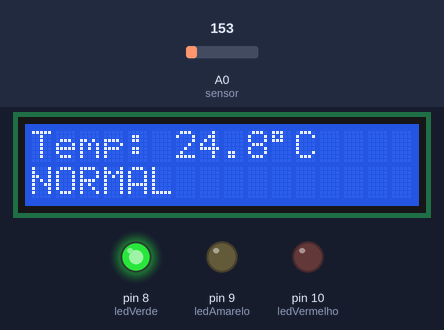
The sketch below on a simulated Arduino Uno, built with avr-gcc and run on an emulated ATmega328P. On the bench: 16×2 character LCD, output pins drawn as LEDs (lit = HIGH). Inputs (shaded band) come from the test bench; at power-on: A0 (sensor) = 153. What the sketch prints to the serial monitor is not drawn.

Above: at 1.2 s.
1.3 s: A0 (sensor) set to 181
At 2.3 s:
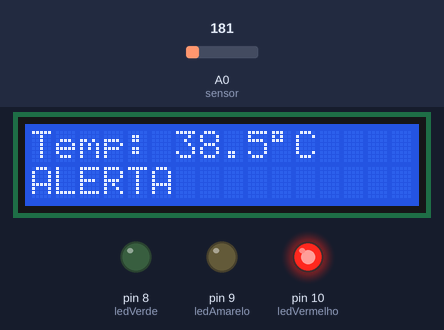
3.0 s: A0 (sensor) set to 133
At 4.0 s:
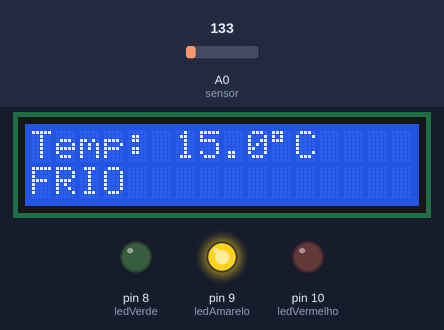
4.6 s: A0 (sensor) set to 114
At 5.8 s:
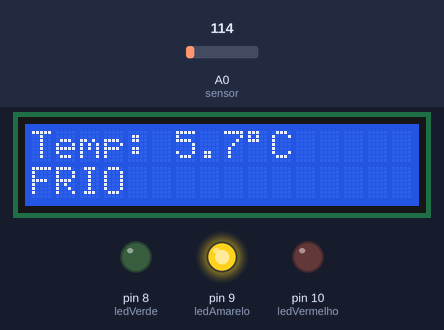
Timing chart, 0 to 7.6 s (numbered marks = the images above; inputs shaded):
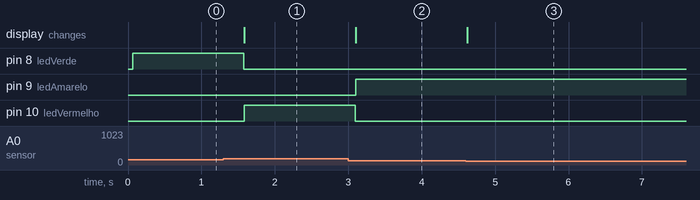

The sketch:

Monitoramento_Temperatura.ino
```cpp
#include <LiquidCrystal.h>

// Define os pinos do LCD
const int rs = 12;
const int en = 11;
const int d4 = 5;
const int d5 = 4;
const int d6 = 3;
const int d7 = 2;

// Inicializa o LCD
LiquidCrystal lcd(rs, en, d4, d5, d6, d7);

// Define o pino do sensor TMP36
const int sensor = A0;

// Define os pinos dos LEDs
const int ledVerde = 8;
const int ledAmarelo = 9;
const int ledVermelho = 10;

void setup()
{
  // Inicia o LCD com 16 colunas e 2 linhas
  lcd.begin(16, 2);

  // Define os LEDs como saída
  pinMode(ledVerde, OUTPUT);
  pinMode(ledAmarelo, OUTPUT);
  pinMode(ledVermelho, OUTPUT);

  // Inicia o Monitor Serial
  Serial.begin(9600);
}

void loop()
{
  // Faz a leitura do sensor TMP36
  int leitura = analogRead(sensor);

  // Converte a leitura analógica para tensão
  float tensao = leitura * (5.0 / 1023.0);

  // Converte a tensão para temperatura em graus Celsius
  float temperatura = (tensao - 0.5) * 100.0;

  // Desliga todos os LEDs antes de verificar a temperatura
  digitalWrite(ledVerde, LOW);
  digitalWrite(ledAmarelo, LOW);
  digitalWrite(ledVermelho, LOW);

  // Limpa as informações anteriores do LCD
  lcd.clear();

  // Mostra a temperatura no LCD
  lcd.setCursor(0, 0);
  lcd.print("Temp: ");
  lcd.print(temperatura, 1);
  lcd.write(223);
  lcd.print("C");

  // Abaixo de 20°C = FRIO
  if (temperatura < 20.0)
  {
    digitalWrite(ledAmarelo, HIGH);

    lcd.setCursor(0, 1);
    lcd.print("FRIO");
  }

  // De 20°C até 29,9°C = NORMAL
  else if (temperatura < 30.0)
  {
    digitalWrite(ledVerde, HIGH);

    lcd.setCursor(0, 1);
    lcd.print("NORMAL");
  }

  // 30°C ou mais = ALERTA
  else
  {
    digitalWrite(ledVermelho, HIGH);

    lcd.setCursor(0, 1);
    lcd.print("ALERTA");
  }

  // Mostra a temperatura no Monitor Serial
  Serial.print("Temperatura: ");
  Serial.print(temperatura, 1);
  Serial.println(" C");

  // Aguarda 500 milissegundos antes da próxima leitura
  delay(500);
}
```

Measured:
- the behaviour switches between 163 and 164 on A0 (sensor) (found by bisection; images 0 and 1)
- after the input at 1.3 s, pin 8 (ledVerde): HIGH → LOW after 0.28 s; pin 10 (ledVermelho): LOW → HIGH after 0.28 s; the display: changes after 0.29 s (image 1)
- after the input at 3.0 s, pin 9 (ledAmarelo): LOW → HIGH after 0.10 s; pin 10 (ledVermelho): HIGH → LOW after 0.10 s; the display: changes after 0.10 s (image 2)
- after the input at 4.6 s, the display: changes at once (image 3)
